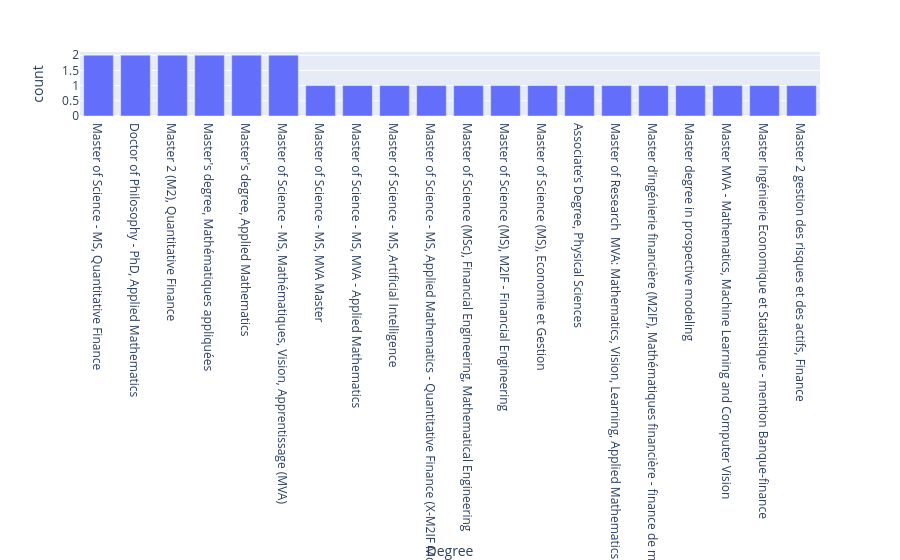

Notebook source saved alongside this figure:
### Code cell
fig = px.bar(degrees_data[:20], x="Degree", y="count")
fig.update_xaxes() # we hide x labels because it takes too much room. We can see school names by hovering bars
fig.show()

### Figure 1 — Plotly figure (JSON) as saved in the notebook; plotly's stock layout.template omitted (floating-point values rounded to 4 significant figures)
{"data": [{"alignmentgroup": "True", "hovertemplate": "Degree=%{x}<br>count=%{y}<extra></extra>", "legendgroup": "", "marker": {"color": "#636efa", "pattern": {"shape": ""}}, "name": "", "offsetgroup": "", "orientation": "v", "showlegend": false, "textposition": "auto", "type": "bar", "x": ["Master of Science - MS, Quantitative Finance", "Doctor of Philosophy - PhD, Applied Mathematics", "Master 2 (M2), Quantitative Finance", "Master's degree, Mathématiques appliquées", "Master's degree, Applied Mathematics", "Master of Science - MS, Mathématiques, Vision, Apprentissage (MVA)", "Master of Science - MS, MVA Master", "Master of Science - MS, MVA - Applied Mathematics", "Master of Science - MS, Artificial Intelligence", "Master of Science - MS, Applied Mathematics - Quantitative Finance (X-M2IF Monique Jeanblanc & Stéphane Crépey)", "Master of Science (MSc), Financial Engineering, Mathematical Engineering", "Master of Science (MS), M2IF - Financial Engineering", "Master of Science (MS), Economie et Gestion", "Associate’s Degree, Physical Sciences", "Master of Research  MVA: Mathematics, Vision, Learning, Applied Mathematics", "Master d’ingénierie financière (M2IF), Mathématiques financière - finance de marché", "Master degree in prospective modeling", "Master MVA - Mathematics, Machine Learning and Computer Vision", "Master Ingénierie Economique et Statistique - mention Banque-finance", "Master 2 gestion des risques et des actifs, Finance"], "xaxis": "x", "y": [2, 2, 2, 2, 2, 2, 1, 1, 1, 1, 1, 1, 1, 1, 1, 1, 1, 1, 1, 1], "yaxis": "y"}], "layout": {"barmode": "relative", "legend": {"tracegroupgap": 0}, "margin": {"t": 60}, "xaxis": {"anchor": "y", "domain": [0, 1], "title": {"text": "Degree"}}, "yaxis": {"anchor": "x", "domain": [0, 1], "title": {"text": "count"}}}}
